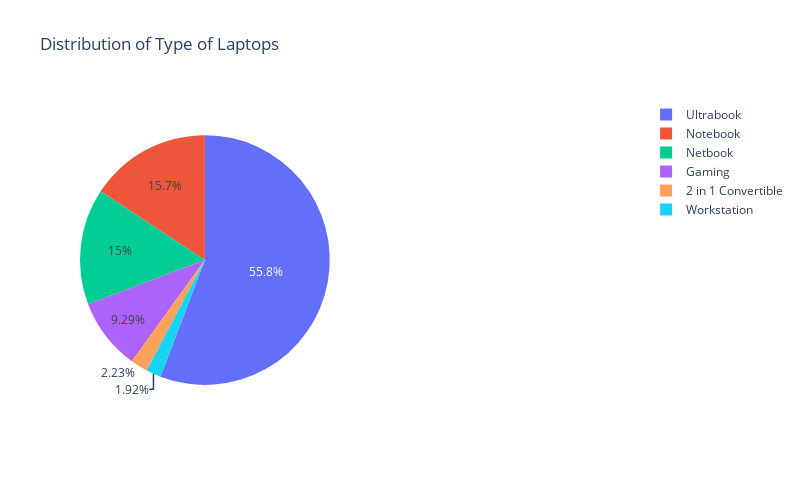

Source (notebook cell):
### Code cell
tr3 =go.Pie(labels=labelsedu,values=Type_name.iloc[:,0])
fig.add_trace(tr3,row=1,col=1)
fig.update_layout(height=500, width=800, title_text='Distribution of Type of Laptops')
fig.show()

### Figure 1 — Plotly figure (JSON) as saved in the notebook; plotly's stock layout.template omitted (floating-point values rounded to 4 significant figures)
{"data": [{"domain": {"x": [0, 0.45], "y": [0, 1]}, "labels": ["Ultrabook", "Notebook", "Netbook", "Gaming", "2 in 1 Convertible", "Workstation"], "type": "pie", "values": [727, 205, 196, 121, 29, 25]}], "layout": {"height": 500, "title": {"text": "Distribution of Type of Laptops"}, "width": 800}}
